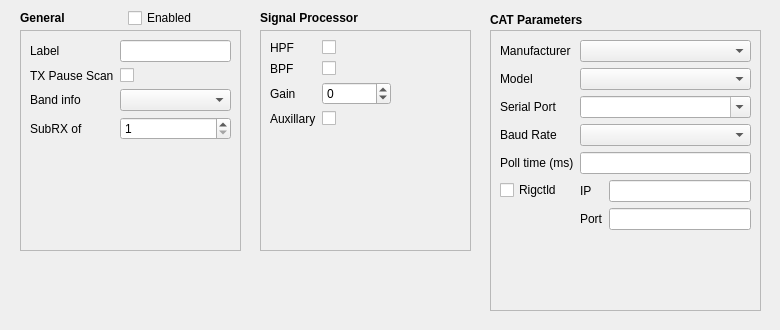
      <widget class="QWidget" name="radioTab_3">
       <attribute name="title">
        <string>Radio 3</string>
       </attribute>
       <widget class="QFrame" name="radioFrame_3">
        <property name="geometry">
         <rect>
          <x>10</x>
          <y>0</y>
          <width>761</width>
          <height>321</height>
         </rect>
        </property>
        <property name="frameShape">
         <enum>QFrame::NoFrame</enum>
        </property>
        <property name="frameShadow">
         <enum>QFrame::Raised</enum>
        </property>
        <widget class="QLabel" name="label_38">
         <property name="geometry">
          <rect>
           <x>10</x>
           <y>10</y>
           <width>191</width>
           <height>16</height>
          </rect>
         </property>
         <property name="font">
          <font>
           <weight>75</weight>
           <bold>true</bold>
          </font>
         </property>
         <property name="text">
          <string>General</string>
         </property>
        </widget>
        <widget class="QFrame" name="radioGeneralFrame_3">
         <property name="geometry">
          <rect>
           <x>10</x>
           <y>30</y>
           <width>221</width>
           <height>221</height>
          </rect>
         </property>
         <property name="frameShape">
          <enum>QFrame::StyledPanel</enum>
         </property>
         <property name="frameShadow">
          <enum>QFrame::Raised</enum>
         </property>
         <widget class="QWidget" name="gridLayoutWidget_7">
          <property name="geometry">
           <rect>
            <x>10</x>
            <y>10</y>
            <width>201</width>
            <height>201</height>
           </rect>
          </property>
          <layout class="QFormLayout" name="formLayout_9">
           <property name="fieldGrowthPolicy">
            <enum>QFormLayout::AllNonFixedFieldsGrow</enum>
           </property>
           <item row="0" column="0">
            <widget class="QLabel" name="label_48">
             <property name="text">
              <string>Label</string>
             </property>
            </widget>
           </item>
           <item row="0" column="1">
            <widget class="QLineEdit" name="radioNameLineEdit_3"/>
           </item>
           <item row="1" column="0">
            <widget class="QLabel" name="label_40">
             <property name="text">
              <string>TX Pause Scan</string>
             </property>
            </widget>
           </item>
           <item row="1" column="1">
            <widget class="QCheckBox" name="radioPauseScanCheckBox_3">
             <property name="text">
              <string/>
             </property>
            </widget>
           </item>
           <item row="2" column="0">
            <widget class="QLabel" name="label_171">
             <property name="text">
              <string>Band info</string>
             </property>
            </widget>
           </item>
           <item row="2" column="1">
            <widget class="QComboBox" name="radioBandDecoderComboBox_3"/>
           </item>
           <item row="3" column="0">
            <widget class="QLabel" name="label_172">
             <property name="text">
              <string>SubRX of</string>
             </property>
            </widget>
           </item>
           <item row="3" column="1">
            <widget class="QSpinBox" name="radioSubRxSpinBox_3">
             <property name="minimum">
              <number>1</number>
             </property>
             <property name="maximum">
              <number>8</number>
             </property>
            </widget>
           </item>
          </layout>
         </widget>
        </widget>
        <widget class="QLabel" name="label_41">
         <property name="geometry">
          <rect>
           <x>250</x>
           <y>10</y>
           <width>171</width>
           <height>16</height>
          </rect>
         </property>
         <property name="font">
          <font>
           <weight>75</weight>
           <bold>true</bold>
          </font>
         </property>
         <property name="text">
          <string>Signal Processor</string>
         </property>
        </widget>
        <widget class="QFrame" name="radioProcFrame_3">
         <property name="geometry">
          <rect>
           <x>250</x>
           <y>30</y>
           <width>211</width>
           <height>221</height>
          </rect>
         </property>
         <property name="frameShape">
          <enum>QFrame::StyledPanel</enum>
         </property>
         <property name="frameShadow">
          <enum>QFrame::Raised</enum>
         </property>
         <widget class="QWidget" name="gridLayoutWidget_28">
          <property name="geometry">
           <rect>
            <x>10</x>
            <y>10</y>
            <width>121</width>
            <height>131</height>
           </rect>
          </property>
          <layout class="QFormLayout" name="formLayout_10">
           <item row="0" column="0">
            <widget class="QLabel" name="label_42">
             <property name="text">
              <string>HPF</string>
             </property>
            </widget>
           </item>
           <item row="0" column="1">
            <widget class="QCheckBox" name="radioHpfCheckBox_3">
             <property name="text">
              <string/>
             </property>
            </widget>
           </item>
           <item row="1" column="0">
            <widget class="QLabel" name="label_49">
             <property name="text">
              <string>BPF</string>
             </property>
            </widget>
           </item>
           <item row="1" column="1">
            <widget class="QCheckBox" name="radioBpfCheckBox_3">
             <property name="text">
              <string/>
             </property>
            </widget>
           </item>
           <item row="2" column="0">
            <widget class="QLabel" name="label_50">
             <property name="text">
              <string>Gain</string>
             </property>
            </widget>
           </item>
           <item row="2" column="1">
            <widget class="QSpinBox" name="radioGainSpinBox_3">
             <property name="minimum">
              <number>-32</number>
             </property>
             <property name="maximum">
              <number>32</number>
             </property>
            </widget>
           </item>
           <item row="3" column="0">
            <widget class="QLabel" name="label_60">
             <property name="text">
              <string>Auxillary</string>
             </property>
            </widget>
           </item>
           <item row="3" column="1">
            <widget class="QCheckBox" name="radioAuxCheckBox_3">
             <property name="text">
              <string/>
             </property>
            </widget>
           </item>
          </layout>
         </widget>
        </widget>
        <widget class="QLabel" name="label_51">
         <property name="geometry">
          <rect>
           <x>480</x>
           <y>10</y>
           <width>131</width>
           <height>20</height>
          </rect>
         </property>
         <property name="font">
          <font>
           <weight>75</weight>
           <bold>true</bold>
          </font>
         </property>
         <property name="text">
          <string>CAT Parameters</string>
         </property>
        </widget>
        <widget class="QFrame" name="radioCatFrame_3">
         <property name="geometry">
          <rect>
           <x>480</x>
           <y>30</y>
           <width>271</width>
           <height>281</height>
          </rect>
         </property>
         <property name="autoFillBackground">
          <bool>false</bool>
         </property>
         <property name="frameShape">
          <enum>QFrame::StyledPanel</enum>
         </property>
         <property name="frameShadow">
          <enum>QFrame::Raised</enum>
         </property>
         <property name="lineWidth">
          <number>1</number>
         </property>
         <widget class="QWidget" name="formLayoutWidget_6">
          <property name="geometry">
           <rect>
            <x>10</x>
            <y>10</y>
            <width>251</width>
            <height>261</height>
           </rect>
          </property>
          <layout class="QFormLayout" name="formLayout_11">
           <property name="fieldGrowthPolicy">
            <enum>QFormLayout::AllNonFixedFieldsGrow</enum>
           </property>
           <item row="0" column="0">
            <widget class="QLabel" name="label_54">
             <property name="text">
              <string>Manufacturer</string>
             </property>
            </widget>
           </item>
           <item row="0" column="1">
            <widget class="QComboBox" name="radioManufComboBox_3"/>
           </item>
           <item row="1" column="0">
            <widget class="QLabel" name="label_55">
             <property name="text">
              <string>Model</string>
             </property>
            </widget>
           </item>
           <item row="1" column="1">
            <widget class="QComboBox" name="radioModelComboBox_3"/>
           </item>
           <item row="2" column="0">
            <widget class="QLabel" name="label_58">
             <property name="text">
              <string>Serial Port</string>
             </property>
            </widget>
           </item>
           <item row="2" column="1">
            <widget class="QComboBox" name="radioSerialPortComboBox_3">
             <property name="editable">
              <bool>true</bool>
             </property>
             <property name="frame">
              <bool>true</bool>
             </property>
            </widget>
           </item>
           <item row="3" column="0">
            <widget class="QLabel" name="label_56">
             <property name="text">
              <string>Baud Rate</string>
             </property>
            </widget>
           </item>
           <item row="3" column="1">
            <widget class="QComboBox" name="radioBaudRateComboBox_3"/>
           </item>
           <item row="4" column="0">
            <widget class="QLabel" name="label_57">
             <property name="text">
              <string>Poll time (ms)</string>
             </property>
            </widget>
           </item>
           <item row="4" column="1">
            <widget class="QLineEdit" name="radioPollTimeLineEdit_3"/>
           </item>
           <item row="5" column="0">
            <widget class="QCheckBox" name="rigctldCheckbox_3">
             <property name="text">
              <string>Rigctld</string>
             </property>
            </widget>
           </item>
           <item row="5" column="1">
            <layout class="QGridLayout" name="gridLayout_4">
             <item row="0" column="1">
              <widget class="QLineEdit" name="rigctldIpLineEdit_3"/>
             </item>
             <item row="0" column="0">
              <widget class="QLabel" name="label_52">
               <property name="text">
                <string>IP</string>
               </property>
              </widget>
             </item>
             <item row="1" column="0">
              <widget class="QLabel" name="label_53">
               <property name="text">
                <string>Port</string>
               </property>
              </widget>
             </item>
             <item row="1" column="1">
              <widget class="QLineEdit" name="rigctldPortLineEdit_3"/>
             </item>
            </layout>
           </item>
          </layout>
         </widget>
        </widget>
        <widget class="QCheckBox" name="radioEnableCheckBox_3">
         <property name="geometry">
          <rect>
           <x>118</x>
           <y>8</y>
           <width>102</width>
           <height>20</height>
          </rect>
         </property>
         <property name="text">
          <string>Enabled</string>
         </property>
        </widget>
       </widget>
      </widget>
